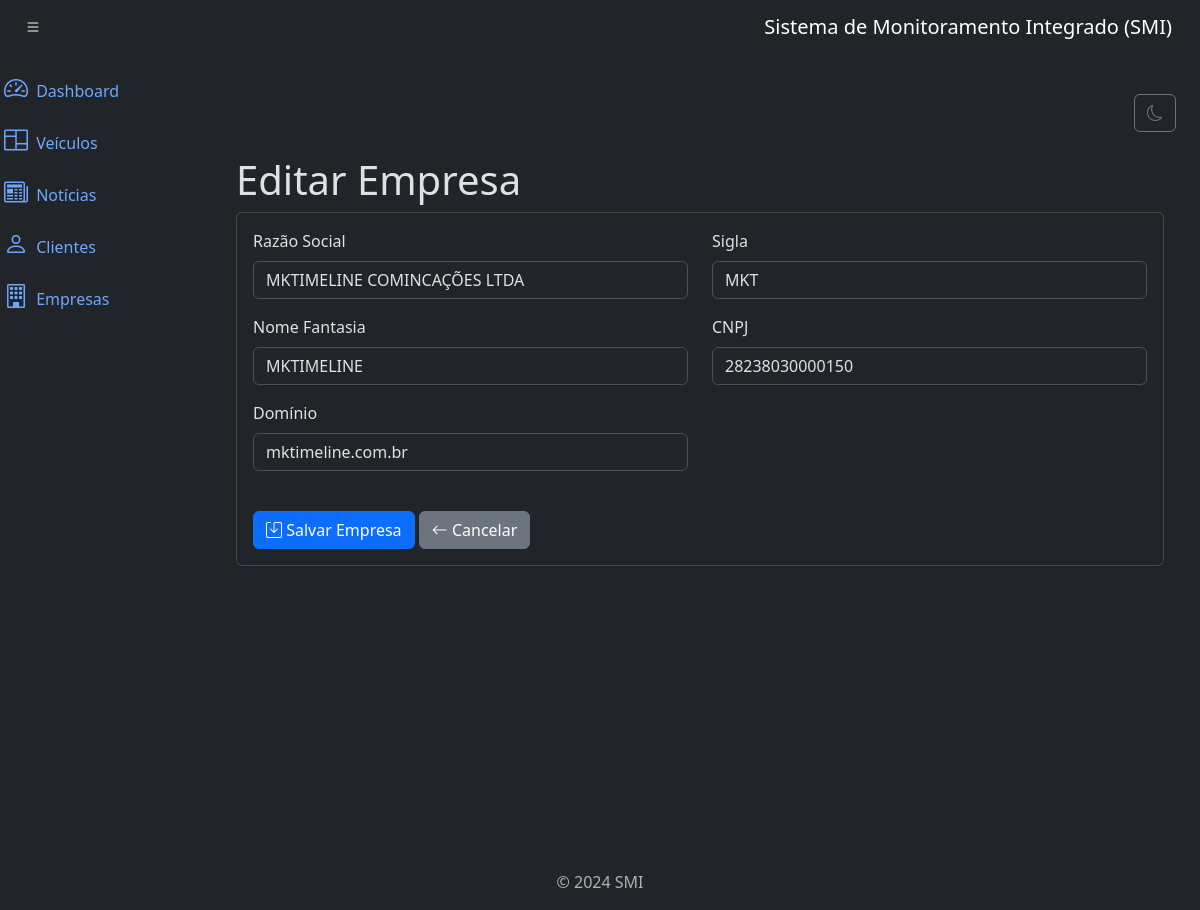
Page /empresas/2/update on the committed database.
### empresas/models.py (models this page shows, shortened)
class Empresa(models.Model):
    nome = models.CharField(max_length=200)  # razão social
    sigla = models.CharField(max_length=3)
    nome_fantasia = models.CharField(max_length=200, blank=True, null=True)
    cnpj = models.CharField(max_length=14, unique=True)
    dominio = models.CharField(max_length=200)
    created_at = models.DateTimeField(default=now)
    updated_at = models.DateTimeField(auto_now=True)
    class Meta:
        ordering = ['nome']

### empresas/views.py (the view)
class EmpresaUpdateView(UpdateView):
    model = models.Empresa
    template_name = 'empresa_update.html'
    form_class = forms.EmpresaForm
    success_url = reverse_lazy('empresa_list')

### empresas/forms.py (shortened to what this page needs)
class EmpresaForm(forms.ModelForm):
    class Meta:
        model = Empresa
        fields = ['nome', 'sigla', 'nome_fantasia', 'cnpj', 'dominio']
        widgets = {
            'nome': forms.TextInput(attrs={'class': 'form-control'}),
            'sigla': forms.TextInput(attrs={'class': 'form-control', 'maxlength': 3}),
            'nome_fantasia': forms.TextInput(attrs={'class': 'form-control'}),
            'cnpj': forms.TextInput(attrs={
                'class': 'form-control',
                'maxlength': 18,  # Allows formatted value in the form
                'placeholder': '00.000.000/0000-00'
            }),
            'dominio': forms.TextInput(attrs={'class': 'form-control'}),
        }
        labels = {
            'nome': 'Razão Social',
            'sigla': 'Sigla',
            'nome_fantasia': 'Nome Fantasia',
            'cnpj': 'CNPJ',
            'dominio': 'Domínio',
        }

### empresas/templates/empresa_update.html (shortened to what this page needs)
{% extends 'base.html' %}
{% block content %}
<div class="container mt-4">
    <h3 class="display-6">Editar Empresa</h3>
    <div class="card shadow-sm">
        <div class="card-body">
            <form method="post" class="needs-validation" novalidate>
                <div class="row">
                    {% for field in form %}
                    <div class="col-md-6 mb-3">
                        <label for="{{ field.id_for_label }}" class="form-label">{{ field.label }}</label>
                        {{ field }}
                    </div>
                    {% endfor %}
                </div>
                <div class="mt-4">
                    <button type="submit" class="btn btn-primary">
                        <i class="bi bi-save"></i> Salvar Empresa
                    </button>
                    <a href="{% url 'empresa_list' %}" class="btn btn-secondary">
                        <i class="bi bi-arrow-left"></i> Cancelar
                    </a>
                </div>
            </form>
        </div>
    </div>
</div>
{% endblock %}

### rows in the picture
Empresa: form "MKTIMELINE COMINCAÇÕES LTDA" "MKT" "MKTIMELINE" "28238030000150" "mktimeline.com.br"

### other values in the picture
{{ field.label }} "Razão Social" "Sigla" "Nome Fantasia" "CNPJ" "Domínio"
